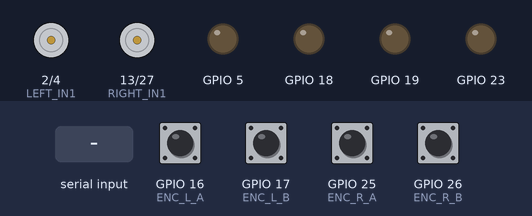
The sketch below on a simulated ESP32. On the bench: motor-driver pin pairs drawn as motors (green arrow = first pin HIGH = forward, orange = second pin HIGH = backward, longer = more drive), output pins drawn as LEDs (lit = HIGH). The inputs (shaded band) are chosen by the test bench; at power-on: GPIO 16 (ENC_L_A), GPIO 17 (ENC_L_B), GPIO 25 (ENC_R_A), GPIO 26 (ENC_R_B) HIGH.

Above: at 0.1 s.
At 1.4 s:
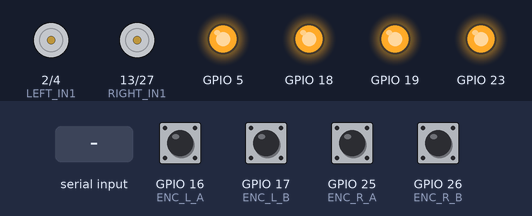
1.5 s: "F\n" received over the second serial link
At 2.0 s:
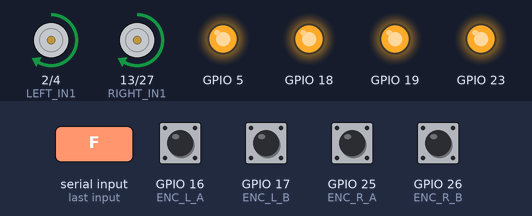
Timing chart, 0 to 13.1 s (numbered marks = the images above; inputs shaded):
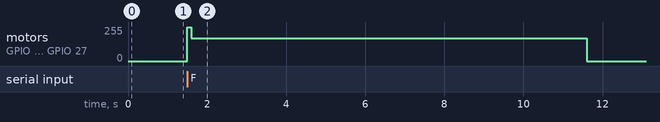

The sketch:

esp32_encoder_move.ino
```cpp
/*
 * esp32_encoder_move.ino —— 编码器精确运动 + 测距走廊测试（ESP32）
 * =================================================================
 * 功能：
 *   1) 编码器闭环精确运动（前进/后退指定距离、原地转指定角度）
 *   2) 走廊直线测试：走 3 米直线，边走边用左右 VL53L0X 测距，
 *      每走约 100mm 回传一行 "L:xx R:xx"，供 RDK 画走廊图判断走姿。
 *
 * 编码器（实测扫描，与教材相反！）：
 *   每转 624 counts（2倍频）
 *   左编码器 → GPIO 16、17
 *   右编码器 → GPIO 25、26
 *
 * 几何参数（实测）：轮径 65mm，轮距 93mm，每 mm=3.0558 counts
 *
 * 测距（教材 7.2.5）：4× VL53L0X
 *   前 XSHUT=18 / 后=23 / 左=5 / 右=19，地址 前0x30 后0x31 左0x32 右0x33
 *
 * 电机驱动：双 H 桥（DRV8837）真 PWM
 *   前进 = IN1 输出 PWM、IN2=0；后退 = IN2 输出 PWM、IN1=0
 *   启动用 kickStart（满速100ms）再回落巡航，避免低速转不动
 *
 * 指令协议（RDK → ESP32, 115200）：
 *   F   前进一格(320mm)    B   后退一格(320mm)
 *   W   前进360mm          S   后退360mm
 *   L   左转90°            R   右转90°
 *   T   走廊测试：走3000mm，每100mm回传 "L:xx R:xx"，走完回K
 *   X   停止
 *   ESP32 动作完成回 'K'
 *
 * 接线：RDK 引脚8→ESP32 GPIO32(RX), 10→GPIO33(TX), GND→GND
 */

#include <Wire.h>
#include <Adafruit_VL53L0X.h>

#define USE_UART 1
#if USE_UART
HardwareSerial RDK(1);
#define UART_RX 32
#define UART_TX 33
#endif

// ============ 电机 ============
#define LEFT_IN1   2
#define LEFT_IN2   4
#define RIGHT_IN1  13
#define RIGHT_IN2  27

// ============ 编码器（实测：左16/17、右25/26，与教材相反）============
#define ENC_L_A    16
#define ENC_L_B    17
#define ENC_R_A    25
#define ENC_R_B    26

// ============ PWM ============
#define PWM_FREQ   20000
#define PWM_RES    8
#define CRUISE_SPEED 170    // 巡航速度（够维持转动，比255慢）
#define TURN_SPEED  170     // 转向速度

// ============ 几何 ============
#define WHEEL_DIAM  65.0f
#define WHEEL_TRACK 93.0f
#define COUNTS_PER_TURN 624
#define COUNTS_PER_MM  (COUNTS_PER_TURN / (3.14159f * WHEEL_DIAM))
#define DIST_ONE_CELL  320

// ============ 测距引脚 ============
#define VL_FRONT_XSHUT 18
#define VL_BACK_XSHUT  23
#define VL_LEFT_XSHUT  5
#define VL_RIGHT_XSHUT 19
#define ADDR_FRONT 0x30
#define ADDR_BACK  0x31
#define ADDR_LEFT  0x32
#define ADDR_RIGHT 0x33

// 走廊测试参数
#define CORRIDOR_LEN   3000.0f   // 走 3 米
#define CORRIDOR_SAMPLE  100.0f  // 每 100mm 采样一次

Adafruit_VL53L0X sFront, sBack, sLeft, sRight;

// ============ 编码器中断 ============
volatile long encL = 0;
volatile long encR = 0;
void IRAM_ATTR isrEncL() { bool a=digitalRead(ENC_L_A), b=digitalRead(ENC_L_B); if(a!=b) encL++; else encL--; }
void IRAM_ATTR isrEncR() { bool a=digitalRead(ENC_R_A), b=digitalRead(ENC_R_B); if(a!=b) encR++; else encR--; }

// ============ 电机驱动（双 H 桥真 PWM，4 通道）============
#if defined(ESP_ARDUINO_VERSION_MAJOR) && ESP_ARDUINO_VERSION_MAJOR >= 3
static void pwmAttachAll(){
  ledcAttach(LEFT_IN1,  PWM_FREQ, PWM_RES);
  ledcAttach(LEFT_IN2,  PWM_FREQ, PWM_RES);
  ledcAttach(RIGHT_IN1, PWM_FREQ, PWM_RES);
  ledcAttach(RIGHT_IN2, PWM_FREQ, PWM_RES);
}
// 左电机：fwd=true 前进(IN1 PWM/IN2=0)，fwd=false 后退(IN2 PWM/IN1=0)
void motorLeft(int speed, bool fwd) {
  if (fwd) { ledcWrite(LEFT_IN2, 0); ledcWrite(LEFT_IN1, speed); }
  else     { ledcWrite(LEFT_IN1, 0); ledcWrite(LEFT_IN2, speed); }
}
void motorRight(int speed, bool fwd) {
  if (fwd) { ledcWrite(RIGHT_IN2, 0); ledcWrite(RIGHT_IN1, speed); }
  else     { ledcWrite(RIGHT_IN1, 0); ledcWrite(RIGHT_IN2, speed); }
}
void carStop() { ledcWrite(LEFT_IN1,0); ledcWrite(LEFT_IN2,0); ledcWrite(RIGHT_IN1,0); ledcWrite(RIGHT_IN2,0); }
#else
#define CH_L1 0
#define CH_L2 1
#define CH_R1 2
#define CH_R2 3
static void pwmAttachAll(){
  ledcSetup(CH_L1, PWM_FREQ, PWM_RES); ledcAttachPin(LEFT_IN1,  CH_L1);
  ledcSetup(CH_L2, PWM_FREQ, PWM_RES); ledcAttachPin(LEFT_IN2,  CH_L2);
  ledcSetup(CH_R1, PWM_FREQ, PWM_RES); ledcAttachPin(RIGHT_IN1, CH_R1);
  ledcSetup(CH_R2, PWM_FREQ, PWM_RES); ledcAttachPin(RIGHT_IN2, CH_R2);
}
void motorLeft(int speed, bool fwd) {
  if (fwd) { ledcWrite(CH_L2, 0); ledcWrite(CH_L1, speed); }
  else     { ledcWrite(CH_L1, 0); ledcWrite(CH_L2, speed); }
}
void motorRight(int speed, bool fwd) {
  if (fwd) { ledcWrite(CH_R2, 0); ledcWrite(CH_R1, speed); }
  else     { ledcWrite(CH_R1, 0); ledcWrite(CH_R2, speed); }
}
void carStop() { ledcWrite(CH_L1,0); ledcWrite(CH_L2,0); ledcWrite(CH_R1,0); ledcWrite(CH_R2,0); }
#endif

// 启动冲刺：满速100ms让轮子转起来，再回落巡航
void kickStart(bool lfwd, bool rfwd) {
  motorLeft(255, lfwd);
  motorRight(255, rfwd);
  delay(100);
}

void sendRDK(const char* s) {
#if USE_UART
  RDK.print(s);
#else
  Serial.print(s);
#endif
}
void sendRDK(char c) {
#if USE_UART
  RDK.write(c);
#else
  Serial.write(c);
#endif
}

// 读单个测距（返回 mm，失败返回 -1）
int readDist(Adafruit_VL53L0X& s) {
  VL53L0X_RangingMeasurementData_t m;
  s.rangingTest(&m, false);
  return (m.RangeStatus != 4) ? m.RangeMilliMeter : -1;
}

// ============ 精确运动（带超时保护）============
void moveDist(float dist_mm, bool forward) {
  long target = (long)(fabs(dist_mm) * COUNTS_PER_MM);
  encL=0; encR=0;
  kickStart(forward, forward);
  unsigned long t0 = millis();
  while (true) {
    long avg = (labs(encL)+labs(encR))/2;
    if (avg >= target) break;
    if (millis() - t0 > 10000) {   // 10秒超时，防编码器不计数死循环
      carStop();
      char b[48];
      sprintf(b, "ENC_TIMEOUT encL=%ld encR=%ld\n", (long)encL, (long)encR);
      sendRDK(b);
      sendRDK('K');
      return;
    }
    motorLeft(CRUISE_SPEED, forward); motorRight(CRUISE_SPEED, forward); delay(2);
  }
  carStop();
}

void turnAngle(float angle_deg) {
  bool lt = angle_deg > 0;
  float deg = fabs(angle_deg);
  long target = (long)((WHEEL_TRACK*3.14159f*deg/360.0f) * COUNTS_PER_MM);
  encL=0; encR=0;
  kickStart(!lt, lt);   // 左转=左轮反转、右轮正转
  unsigned long t0 = millis();
  while (true) {
    long avg = (labs(encL)+labs(encR))/2;
    if (avg >= target) break;
    if (millis() - t0 > 10000) {
      carStop();
      char b[48];
      sprintf(b, "ENC_TIMEOUT encL=%ld encR=%ld\n", (long)encL, (long)encR);
      sendRDK(b);
      sendRDK('K');
      return;
    }
    motorLeft(TURN_SPEED, !lt); motorRight(TURN_SPEED, lt); delay(2);
  }
  carStop();
}

// ============ 走廊测试 ============
void corridorTest() {
  long target = (long)(CORRIDOR_LEN * COUNTS_PER_MM);
  long sampleCounts = (long)(CORRIDOR_SAMPLE * COUNTS_PER_MM);
  long nextSample = sampleCounts;
  encL=0; encR=0;
  kickStart(true, true);
  while (true) {
    long avg = (labs(encL)+labs(encR))/2;
    if (avg >= target) break;
    motorLeft(CRUISE_SPEED, true); motorRight(CRUISE_SPEED, true);
    if (avg >= nextSample) {
      int l = readDist(sLeft);
      int r = readDist(sRight);
      char buf[32];
      sprintf(buf, "L:%d R:%d\n", l, r);
      sendRDK(buf);
      nextSample += sampleCounts;
    }
    delay(2);
  }
  carStop();
  sendRDK("K\n");
}

void execCmd(char c) {
  switch (c) {
    case 'F': moveDist(DIST_ONE_CELL, true);  break;
    case 'B': moveDist(DIST_ONE_CELL, false); break;
    case 'W': moveDist(360.0f, true);  break;
    case 'S': moveDist(360.0f, false); break;
    case 'L': turnAngle(90);  break;
    case 'R': turnAngle(-90); break;
    case 'T': corridorTest(); return;  // 自带 K\n
    case 'X': carStop(); break;
    default: return;
  }
  sendRDK('K');
}

// ============ 测距初始化（带超时保护）============
typedef struct { Adafruit_VL53L0X* p; uint8_t addr; int xshut; const char* name; } vls_t;
vls_t vls[] = { {&sFront, ADDR_FRONT, VL_FRONT_XSHUT, "F"},
                {&sBack,  ADDR_BACK,  VL_BACK_XSHUT,  "B"},
                {&sLeft,  ADDR_LEFT,  VL_LEFT_XSHUT,  "L"},
                {&sRight, ADDR_RIGHT, VL_RIGHT_XSHUT, "R"} };

bool vlBegin(Adafruit_VL53L0X& s, uint8_t addr) {
  unsigned long t0 = millis();
  while (millis() - t0 < 1200) {
    if (s.begin(addr, false, &Wire)) return true;
    delay(50);
  }
  return false;
}

void initVL53() {
  sendRDK("BOOT1\n");
  for (auto& v : vls) { pinMode(v.xshut, OUTPUT); digitalWrite(v.xshut, LOW); }
  delay(10);
  Wire.begin();
  sendRDK("BOOT2\n");
  for (auto& v : vls) {
    digitalWrite(v.xshut, HIGH); delay(20);
    if (vlBegin(*v.p, v.addr)) { sendRDK("VL ok "); sendRDK(v.name); sendRDK("\n"); }
    else { sendRDK("VL FAIL "); sendRDK(v.name); sendRDK("\n"); }
  }
  sendRDK("BOOT3\n");
}

void setup() {
  sendRDK("BOOT0\n");
  pinMode(LEFT_IN1, OUTPUT); pinMode(LEFT_IN2, OUTPUT);
  pinMode(RIGHT_IN1, OUTPUT); pinMode(RIGHT_IN2, OUTPUT);
  pinMode(ENC_L_A, INPUT_PULLUP); pinMode(ENC_L_B, INPUT_PULLUP);
  pinMode(ENC_R_A, INPUT_PULLUP); pinMode(ENC_R_B, INPUT_PULLUP);
  attachInterrupt(digitalPinToInterrupt(ENC_L_A), isrEncL, CHANGE);
  attachInterrupt(digitalPinToInterrupt(ENC_L_B), isrEncL, CHANGE);
  attachInterrupt(digitalPinToInterrupt(ENC_R_A), isrEncR, CHANGE);
  attachInterrupt(digitalPinToInterrupt(ENC_R_B), isrEncR, CHANGE);
  pwmAttachAll();

#if USE_UART
  RDK.begin(115200, SERIAL_8N1, UART_RX, UART_TX);
#else
  Serial.begin(115200);
#endif
  sendRDK("BOOT_UART\n");
  carStop();
  delay(200);
  initVL53();
  char buf[64];
  sprintf(buf, "ENC ready c/mm=%.2f\n", COUNTS_PER_MM);
  sendRDK(buf);
}

void loop() {
#if USE_UART
  while (RDK.available()) {
    char c = RDK.read();
    if (c != '\n' && c != '\r') execCmd(c);
  }
#else
  while (Serial.available()) {
    char c = Serial.read();
    if (c != '\n' && c != '\r') execCmd(c);
  }
#endif
  delay(5);
}

// [最后修改] 2026-10-25 13:01 —— 升级：双H桥真PWM+kickStart+巡航170+编码器引脚左16/17右25/26（含测距与走廊测试）
```

Measured:
- after the input at 1.5 s, motor on GPIO 2 (LEFT_IN1) / GPIO 4 (LEFT_IN2), motor on GPIO 13 (RIGHT_IN1) / GPIO 27 (RIGHT_IN2): stopped → forward 255/255 at once, → forward 169/255 0.10 s later, → stopped 10.0 s later
